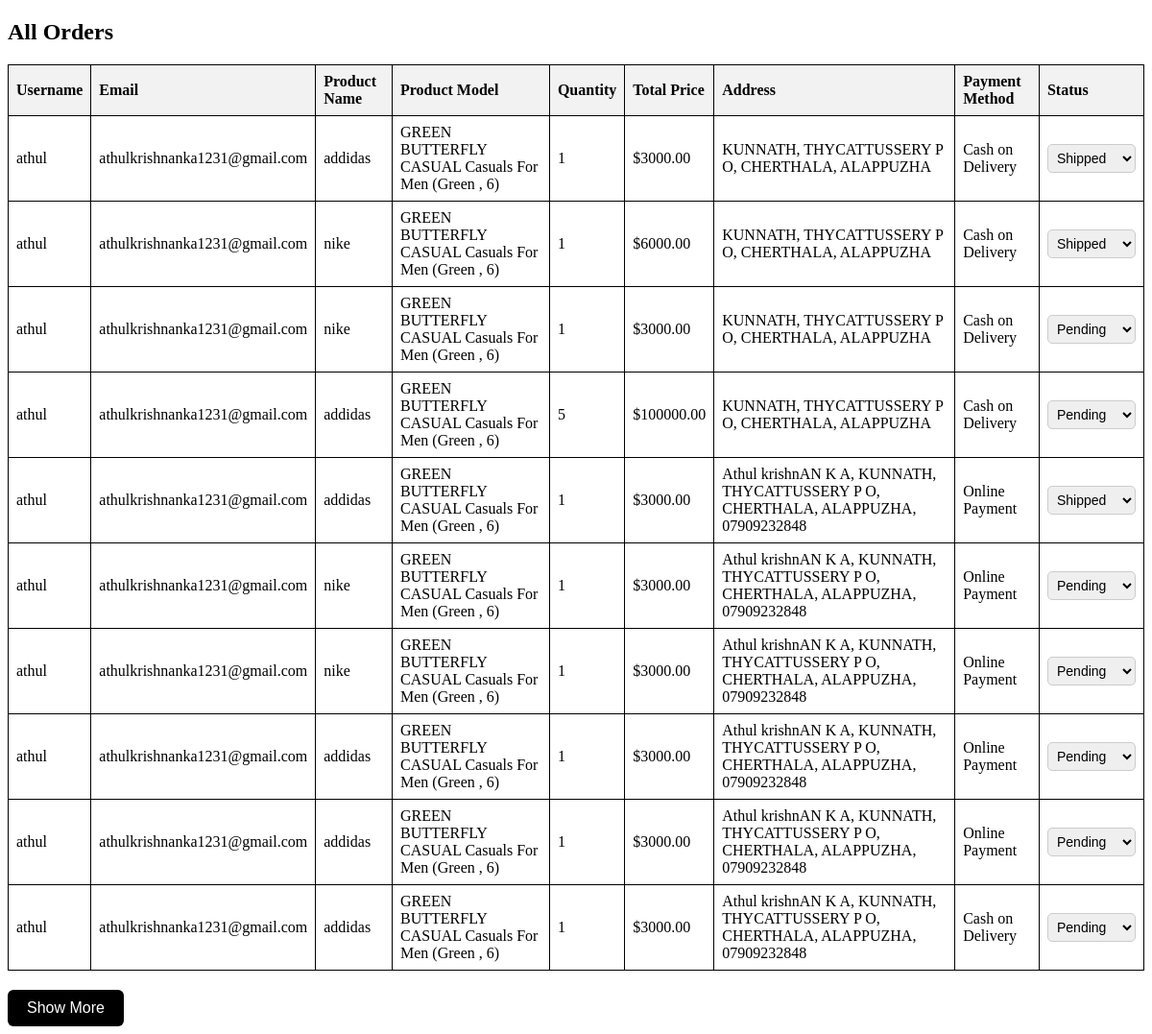
Screenshot of /orders/ with the database file from the repository.
### eapp/models.py (models this page shows, shortened)
class Order(models.Model):
    PAYMENT_CHOICES = [
        ('COD', 'Cash on Delivery'),
        ('ONLINE', 'Online Payment'),
    ]
    user = models.ForeignKey(User, on_delete=models.CASCADE)
    product = models.ForeignKey(Gallery, on_delete=models.CASCADE)
    quantity = models.PositiveIntegerField(default=1)
    total_price = models.DecimalField(max_digits=10, decimal_places=2)
    address = models.TextField()  # Address input
    payment_method = models.CharField(max_length=10, choices=PAYMENT_CHOICES, default='COD')
    status = models.CharField(max_length=50, default="Pending")  # Status: Pending, Completed, Cancelled
    created_at = models.DateTimeField(auto_now_add=True)
    provider_order_id=models.CharField(
        _(" Order ID"),max_length=40,blank=True,null=True
        )
    payment_id=models.CharField(
        _("Payment ID"),max_length=36,blank=True,null=True
    )
    signature_id=models.CharField(
        _("Signature ID"),max_length=128,blank=True,null=True
    )

class Gallery(models.Model):
    feedimage = models.ImageField(upload_to='gallery_images/')
    user = models.ForeignKey(User, on_delete=models.CASCADE)
    name = models.CharField(max_length=100)
    model=models.CharField(max_length=400)
    discription=models.TextField(max_length=400, null=True, blank=True)
    offers=models.CharField(max_length=400, null=True, blank=True)
    price = models.DecimalField(max_digits=10, decimal_places=2)
    quantity = models.DecimalField(max_digits=10, decimal_places=2)
    image1=models.FileField(upload_to='gallery_images/', null=True, blank=True)
    image2=models.FileField(upload_to='gallery_images/', null=True, blank=True)
    image3=models.FileField(upload_to='gallery_images/', null=True, blank=True)

### eapp/views.py (the view)
# urls.py: path('orders/', views.admin_orders, name='admin_orders'),
def admin_orders(request):
    orders = Order.objects.select_related('user', 'product').order_by('-id') # Fetch orders with related user & product
    return render(request, 'admin_orders.html', {"orders": orders})

### templates/admin_orders.html (shortened to what this page needs)
<!DOCTYPE html>
<html lang="en">
<head>
</head>
<body>
<h2>All Orders</h2>
<table>
  <thead>
    <tr>
      <th>Username</th>
      <th>Email</th>
      <th>Product Name</th>
      <th>Product Model</th>
      <th>Quantity</th>
      <th>Total Price</th>
      <th>Address</th>
      <th>Payment Method</th>
      <th>Status</th>
    </tr>
  </thead>
  <tbody>
    {% for order in orders %}
      <tr class="{% if forloop.counter > 10 %}hidden-order{% endif %}">
        <td>{{ order.user.username }}</td>
        <td>{{ order.user.email }}</td>
        <td>{{ order.product.name }}</td>
        <td>{{ order.product.model }}</td>
        <td>{{ order.quantity }}</td>
        <td>${{ order.total_price }}</td>
        <td>{{ order.address }}</td>
        <td>{{ order.get_payment_method_display }}</td>
        <td>
          <form method="POST" action="{% url 'update_order_status' order.id %}">
            <select name="status" onchange="this.form.submit()">
              <option value="pending" {% if order.status == 'pending' %}selected{% endif %}>Pending</option>
              <option value="shipped" {% if order.status == 'shipped' %}selected{% endif %}>Shipped</option>
            </select>
          </form>
        </td>
      </tr>
    {% empty %}
      <tr>
        <td colspan="9">No orders found.</td>
      </tr>
    {% endfor %}
  </tbody>
</table>
{% if orders|length > 10 %}
  <button id="showMoreBtn" onclick="showMore()">Show More</button>
{% endif %}
</body>
</html>

### templates/admin_orders.html (style rules this page uses)
table { width: 100%; border-collapse: collapse; margin-top: 20px; }
th, td { border: 1px solid black; padding: 8px; text-align: left; }
th { background-color: #f2f2f2; }
#showMoreBtn { background-color: black; color: white; border: none; padding: 10px 20px; font-size: 16px; margin-top: 20px; border-radius: 6px; cursor: pointer; }
select { padding: 5px; font-size: 14px; border-radius: 5px; border: 1px solid #ccc; }

### rows the page displays
Order: user.username "athul", user.email "athulkrishnanka1231@gmail.com", product.name "addidas", product.model "GREEN BUTTERFLY CASUAL Casuals For Men (Green , 6)", quantity "1", total_price "3000.00", address "KUNNATH, THYCATTUSSERY P O, CHERTHALA, ALAPPUZHA", payment_method "Cash on Delivery", status "Shipped"
Order: user.username "athul", user.email "athulkrishnanka1231@gmail.com", product.name "nike", product.model "GREEN BUTTERFLY CASUAL Casuals For Men (Green , 6)", quantity "1", total_price "6000.00", address "KUNNATH, THYCATTUSSERY P O, CHERTHALA, ALAPPUZHA", payment_method "Cash on Delivery", status "Shipped"
Order: user.username "athul", user.email "athulkrishnanka1231@gmail.com", product.name "nike", product.model "GREEN BUTTERFLY CASUAL Casuals For Men (Green , 6)", quantity "1", total_price "3000.00", address "KUNNATH, THYCATTUSSERY P O, CHERTHALA, ALAPPUZHA", payment_method "Cash on Delivery"
Order: user.username "athul", user.email "athulkrishnanka1231@gmail.com", product.name "addidas", product.model "GREEN BUTTERFLY CASUAL Casuals For Men (Green , 6)", quantity "5", total_price "100000.00", address "KUNNATH, THYCATTUSSERY P O, CHERTHALA, ALAPPUZHA", payment_method "Cash on Delivery"
Order: user.username "athul", user.email "athulkrishnanka1231@gmail.com", product.name "addidas", product.model "GREEN BUTTERFLY CASUAL Casuals For Men (Green , 6)", quantity "1", total_price "3000.00", address "Athul krishnAN K A, KUNNATH, THYCATTUSSERY P O, CHERTHALA, ALAPPUZHA, 07909232848", payment_method "Online Payment", status "Shipped"
Order: user.username "athul", user.email "athulkrishnanka1231@gmail.com", product.name "nike", product.model "GREEN BUTTERFLY CASUAL Casuals For Men (Green , 6)", quantity "1", total_price "3000.00", address "Athul krishnAN K A, KUNNATH, THYCATTUSSERY P O, CHERTHALA, ALAPPUZHA, 07909232848", payment_method "Online Payment"
Order: user.username "athul", user.email "athulkrishnanka1231@gmail.com", product.name "nike", product.model "GREEN BUTTERFLY CASUAL Casuals For Men (Green , 6)", quantity "1", total_price "3000.00", address "Athul krishnAN K A, KUNNATH, THYCATTUSSERY P O, CHERTHALA, ALAPPUZHA, 07909232848", payment_method "Online Payment"
Order: user.username "athul", user.email "athulkrishnanka1231@gmail.com", product.name "addidas", product.model "GREEN BUTTERFLY CASUAL Casuals For Men (Green , 6)", quantity "1", total_price "3000.00", address "Athul krishnAN K A, KUNNATH, THYCATTUSSERY P O, CHERTHALA, ALAPPUZHA, 07909232848", payment_method "Online Payment"
Order: user.username "athul", user.email "athulkrishnanka1231@gmail.com", product.name "addidas", product.model "GREEN BUTTERFLY CASUAL Casuals For Men (Green , 6)", quantity "1", total_price "3000.00", address "Athul krishnAN K A, KUNNATH, THYCATTUSSERY P O, CHERTHALA, ALAPPUZHA, 07909232848", payment_method "Online Payment"
Order: user.username "athul", user.email "athulkrishnanka1231@gmail.com", product.name "addidas", product.model "GREEN BUTTERFLY CASUAL Casuals For Men (Green , 6)", quantity "1", total_price "3000.00", address "Athul krishnAN K A, KUNNATH, THYCATTUSSERY P O, CHERTHALA, ALAPPUZHA, 07909232848", payment_method "Cash on Delivery"
